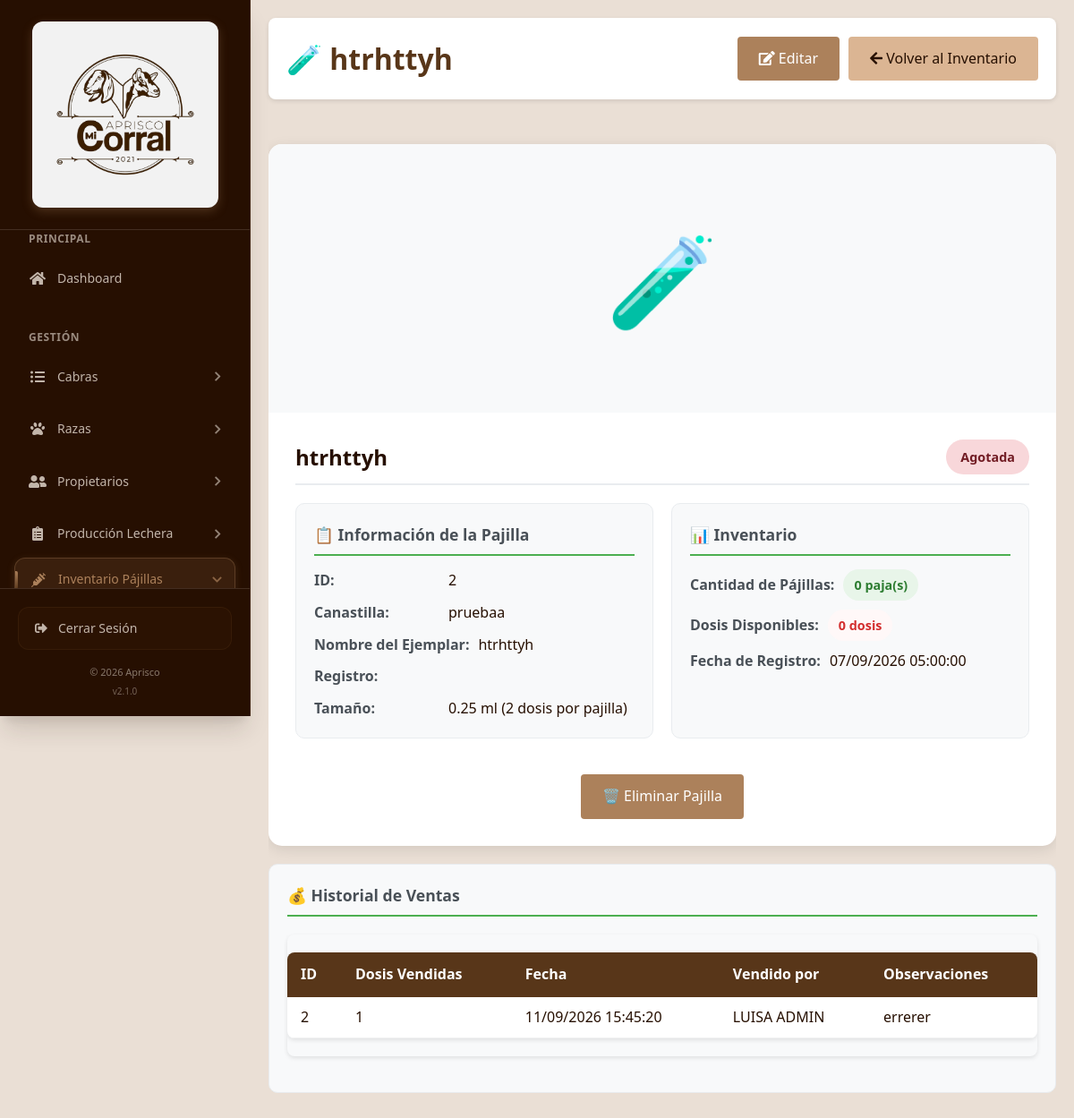
The page /pajillas/2 (signed in) on the database its author committed.
### tables this page shows
CREATE TABLE `pajillas` (
  `id_pajilla` int UNSIGNED NOT NULL,
  `id_canastilla` int UNSIGNED NOT NULL,
  `nombre_ejemplar` varchar(255) NOT NULL,
  `registro_ejemplar` varchar(100) DEFAULT NULL,
  `foto` varchar(255) DEFAULT NULL,
  `tamano` enum('0.50 ml','0.25 ml') NOT NULL DEFAULT '0.50 ml',
  `cantidad` int UNSIGNED DEFAULT '0',
  `dosis_disponibles` int UNSIGNED DEFAULT '0',
  `observaciones` text,
  `fecha_registro` timestamp NULL DEFAULT CURRENT_TIMESTAMP
);

CREATE TABLE `canastillas` (
  `id_canastilla` int UNSIGNED NOT NULL,
  `nombre` varchar(150) NOT NULL,
  `descripcion` text,
  `fecha_registro` timestamp NULL DEFAULT CURRENT_TIMESTAMP
);

CREATE TABLE `ventas_pajillas` (
  `id_venta` int UNSIGNED NOT NULL,
  `id_pajilla` int UNSIGNED NOT NULL,
  `cantidad_dosis` int UNSIGNED NOT NULL,
  `fecha_venta` timestamp NULL DEFAULT CURRENT_TIMESTAMP,
  `registrado_por` int DEFAULT NULL,
  `observaciones` text
);

CREATE TABLE `usuarios` (
  `id` int NOT NULL,
  `nombre` varchar(100) NOT NULL,
  `email` varchar(150) NOT NULL,
  `password` varchar(255) NOT NULL,
  `telefono` varchar(20) DEFAULT NULL,
  `fecha_registro` timestamp NOT NULL DEFAULT CURRENT_TIMESTAMP,
  `fecha_ultimo_acceso` timestamp NULL DEFAULT NULL,
  `activo` tinyint(1) DEFAULT '1'
);

### config/database.php (called while the page is built)
<?php
class Database
{
    private $host = 'localhost';
    private $db_name = 'apriscom_aprisco';
    private $username = 'root';
    private $password = '';
    private $conn = null;
    public function getConnection()
    {
        if ($this->conn === null) {
            try {
                $this->conn = new PDO(
                    "mysql:host=" . $this->host . ";dbname=" . $this->db_name . ";charset=utf8mb4",
                    $this->username,
                    $this->password,
                    [
                        PDO::ATTR_ERRMODE => PDO::ERRMODE_EXCEPTION,
                        PDO::ATTR_DEFAULT_FETCH_MODE => PDO::FETCH_ASSOC,
                        PDO::ATTR_EMULATE_PREPARES => false
                    ]
                );
            } catch (PDOException $e) {
                error_log("Error de conexión: " . $e->getMessage());
                throw new Exception("Error de conexión a la base de datos");
            }
        }
        return $this->conn;
    }
}

### src/models/Pajilla.php (called while the page is built, shortened)
<?php
class Pajilla {
    private $db;
    public function __construct($db) {
        $this->db = $db;
    }
    public function getById($id) {
        try {
            $sql = "SELECT p.*, c.nombre AS canastilla_nombre
                    FROM pajillas p
                    LEFT JOIN canastillas c ON p.id_canastilla = c.id_canastilla
                    WHERE p.id_pajilla = :id";
            $stmt = $this->db->prepare($sql);
            $stmt->bindParam(':id', $id, PDO::PARAM_INT);
            $stmt->execute();
            return $stmt->fetch(PDO::FETCH_ASSOC);
        } catch (PDOException $e) {
            error_log("Error getting Pajilla by ID: " . $e->getMessage());
            return false;
        }
    }
    public function getVentas($id_pajilla) {
        try {
            $sql = "SELECT v.*, u.nombre AS nombre_usuario
                    FROM ventas_pajillas v
                    LEFT JOIN usuarios u ON v.registrado_por = u.id
                    WHERE v.id_pajilla = :id
                    ORDER BY v.fecha_venta DESC";
            $stmt = $this->db->prepare($sql);
            $stmt->bindParam(':id', $id_pajilla, PDO::PARAM_INT);
            $stmt->execute();
            return $stmt->fetchAll(PDO::FETCH_ASSOC);
        } catch (PDOException $e) {
            error_log("Error getting Ventas: " . $e->getMessage());
            return [];
        }
    }
}

### includes/functions.php (called while the page is built, shortened)
<?php
function e($string) {
    return htmlspecialchars($string, ENT_QUOTES, 'UTF-8');
}

### src/views/pajillas/show.php (the view, shortened to what this page needs)
<?php
$pajilla = $pajilla ?? [];
$ventas = $ventas ?? [];
?>
<!DOCTYPE html>
<html lang="es">
<head>
    <link rel="stylesheet" href="<?php echo BASE_URL; ?>/assets/css/style.css">
    <link rel="stylesheet" href="https://cdnjs.cloudflare.com/ajax/libs/font-awesome/5.15.3/css/all.min.css">
</head>
<body>
    <?php include __DIR__ . '/../../../includes/sidebar.php'; ?>
    <div class="container">
        <header class="dashboard-header">
            <h1>🧪 <?php echo e($pajilla['nombre_ejemplar'] ?? 'Pajilla'); ?></h1>
            <div style="display: flex; gap: 10px;">
                <a href="<?php echo BASE_URL; ?>/pajillas/<?php echo $pajilla['id_pajilla'] ?? 0; ?>/edit" class="btn btn-warning">
                    <i class="fas fa-edit"></i> Editar
                </a>
                <a href="<?php echo BASE_URL; ?>/pajillas" class="btn btn-secondary">
                    <i class="fas fa-arrow-left"></i> Volver al Inventario
                </a>
            </div>
        </header>
        <main class="main-content">
            <div class="cabra-detail-container">
                <div class="cabra-detail-card">
                    <div class="cabra-photo-section">
                        <?php if (!empty($pajilla['foto'])): ?>
                            <img src="<?php echo BASE_URL; ?>/uploads/<?php echo e($pajilla['foto']); ?>"
                                alt="<?php echo e($pajilla['nombre_ejemplar']); ?>" class="cabra-detail-image">
                        <?php else: ?>
                            <div class="no-photo-large">🧪</div>
                        <?php endif; ?>
                    </div>
                    <div class="cabra-info-section">
                        <div class="info-header">
                            <h2><?php echo e($pajilla['nombre_ejemplar'] ?? 'Pajilla'); ?></h2>
                            <?php if (($pajilla['dosis_disponibles'] ?? 0) > 0): ?>
                                <span class="status-badge-large activa">En stock</span>
                            <?php else: ?>
                                <span class="status-badge-large inactiva">Agotada</span>
                            <?php endif; ?>
                        </div>
                        <div class="info-grid">
                            <div class="info-group">
                                <h3>📋 Información de la Pajilla</h3>
                                <div class="info-items">
                                    <div class="info-item">
                                        <strong>ID:</strong>
                                        <span><?php echo e($pajilla['id_pajilla'] ?? '-'); ?></span>
                                    </div>
                                    <div class="info-item">
                                        <strong>Canastilla:</strong>
                                        <span><?php echo e($pajilla['canastilla_nombre'] ?? 'Sin canastilla'); ?></span>
                                    </div>
                                    <div class="info-item">
                                        <strong>Nombre del Ejemplar:</strong>
                                        <span><?php echo e($pajilla['nombre_ejemplar'] ?? 'Sin nombre'); ?></span>
                                    </div>
                                    <div class="info-item">
                                        <strong>Registro:</strong>
                                    </div>
                                    <div class="info-item">
                                        <strong>Tamaño:</strong>
                                        <span><?php echo e($pajilla['tamano'] ?? '-'); ?>
                                            <?php echo ($pajilla['tamano'] ?? '') === '0.25 ml'
                                                ? '(2 dosis por pajilla)'
                                                : '(1 dosis por pajilla)'; ?>
                                        </span>
                                    </div>
                                </div>
                            </div>
                            <div class="info-group">
                                <h3>📊 Inventario</h3>
                                <div class="info-items">
                                    <div class="info-item">
                                        <strong>Cantidad de Pájillas:</strong>
                                        <span class="sex-badge-large <?php echo (($pajilla['cantidad'] ?? 0) > 0) ? 'macho' : 'hembra'; ?>">
                                            <?php echo e($pajilla['cantidad'] ?? 0); ?> paja(s)
                                        </span>
                                    </div>
                                    <div class="info-item">
                                        <strong>Dosis Disponibles:</strong>
                                        <span class="sex-badge-large <?php echo (($pajilla['dosis_disponibles'] ?? 0) > 0) ? 'hembra' : 'macho'; ?>">
                                            <?php echo e($pajilla['dosis_disponibles'] ?? 0); ?> dosis
                                        </span>
                                    </div>
                                    <div class="info-item">
                                        <strong>Fecha de Registro:</strong>
                                        <span><?php echo !empty($pajilla['fecha_registro']) ? date('d/m/Y H:i:s', strtotime($pajilla['fecha_registro'])) : '-'; ?></span>
                                    </div>
                                </div>
                            </div>
                        </div>
                        <div class="detail-actions">
                            <form method="POST" action="<?php echo BASE_URL; ?>/pajillas/<?php echo $pajilla['id_pajilla'] ?? 0; ?>/delete" style="display:inline-block;" onsubmit="return confirm('¿Estás seguro de eliminar esta pajilla? Esta acción no se puede deshacer.')">
                                <button type="submit" class="btn btn-danger">🗑️ Eliminar Pajilla</button>
                            </form>
                        </div>
                    </div>
                </div>
            </div>
            <?php if (!empty($ventas)): ?>
                <div class="info-group">
                    <h3>💰 Historial de Ventas</h3>
                    <div class="table-responsive">
                        <table class="cabras-table">
                            <thead>
                                <tr>
                                    <th>ID</th>
                                    <th>Dosis Vendidas</th>
                                    <th>Fecha</th>
                                    <th>Vendido por</th>
                                    <th>Observaciones</th>
                                </tr>
                            </thead>
                            <tbody>
                                <?php foreach ($ventas as $venta): ?>
                                    <tr>
                                        <td><?php echo e($venta['id_venta']); ?></td>
                                        <td><?php echo e($venta['cantidad_dosis']); ?></td>
                                        <td><?php echo date('d/m/Y H:i:s', strtotime($venta['fecha_venta'])); ?></td>
                                        <td><?php echo e($venta['nombre_usuario'] ?: '-'); ?></td>
                                        <td><?php echo e($venta['observaciones'] ?: '-'); ?></td>
                                    </tr>
                                <?php endforeach; ?>
                            </tbody>
                        </table>
                    </div>
                </div>
            <?php endif; ?>
        </main>
    </div>
</body>
</html>

### assets/css/style.css (style rules this page uses)
:root { --dark: #260f01; --brown: #583619; --tan: #ac815b; --beige: #dbb593; --cream: #eadfd5; --light: #f2f2f2; --black: #000000; --white: #ffffff; --gray: #666666; --light-gray: #999999; }
* { margin: 0; padding: 0; box-sizing: border-box; }
html { overflow-x: hidden; }
body { min-width: 320px; overflow-x: hidden; }
input, select, textarea, button { max-width: 100%; font: inherit; }
.container, .main-content, .dashboard-content, .dashboard-header, .form-container, .cabra-detail-container { width: 100%; min-width: 0; }
.sidebar ~ .container, .sidebar ~ .main-content { width: calc(100% - 280px); margin-left: 280px; }
.main-content { min-width: 0; overflow-x: auto; }
.dashboard-header > *, .actions-bar > *, .info-header > * { min-width: 0; }
.dashboard-header .detail-actions, .dashboard-header .form-actions, .actions-bar, .detail-actions, .cabra-actions { flex-wrap: wrap; }
.detail-actions .btn, .form-actions .btn, .cabra-actions .btn { max-width: 100%; }
.table-responsive, .production-table-wrap, .goat-table-wrap { max-width: 100%; overflow-x: auto; -webkit-overflow-scrolling: touch; }
table { max-width: 100%; }
body { font-family: "Segoe UI", Tahoma, Geneva, Verdana, sans-serif; line-height: 1.6; color: var(--dark); background-color: var(--cream); }
.container { max-width: 1200px; margin: 0 auto; padding: 20px; }
.btn { display: inline-block; padding: 12px 24px; background-color: var(--tan); color: var(--white); text-decoration: none; border: none; border-radius: 4px; cursor: pointer; font-size: 16px; transition: background-color 0.3s; }
.btn-secondary { background-color: var(--beige); color: var(--dark); }
.dashboard-header { display: flex; justify-content: space-between; align-items: center; background: var(--white); padding: 20px; border-radius: 8px; margin-bottom: 30px; box-shadow: 0 2px 5px rgba(0, 0, 0, 0.1); }
.dashboard-header h1 { color: var(--brown); margin: 0; overflow-wrap: anywhere; }
.cabras-table { width: 100%; border-collapse: collapse; margin: 20px 0; background: var(--white); border-radius: 8px; overflow: hidden; box-shadow: 0 2px 5px rgba(0, 0, 0, 0.1); }
.cabras-table thead th { background: var(--brown); color: var(--white); padding: 12px 15px; text-align: left; font-weight: 600; }
.cabras-table tbody td { padding: 10px 15px; border-bottom: 1px solid var(--light); }
.cabra-detail-container { max-width: 1000px; margin: 20px auto; }
.cabra-detail-card { background: white; border-radius: 15px; box-shadow: 0 4px 15px rgba(0, 0, 0, 0.1); overflow: hidden; display: flex; flex-direction: column; }
.cabra-photo-section { background: #f8f9fa; display: flex; align-items: center; justify-content: center; min-height: 300px; }
.no-photo-large { font-size: 100px; color: #ddd; }
.cabra-info-section { padding: 30px; }
.info-header { display: flex; justify-content: space-between; align-items: center; margin-bottom: 20px; padding-bottom: 10px; border-bottom: 2px solid #e9ecef; }
.info-grid { display: grid; grid-template-columns: 1fr 1fr; gap: 20px; }
.info-group { border: 1px solid #e9ecef; border-radius: 10px; padding: 20px; background: #f8f9fa; margin-bottom: 20px; }
.info-group h3 { margin: 0 0 15px 0; color: #495057; font-size: 1.1em; border-bottom: 2px solid #4caf50; padding-bottom: 8px; }
.info-items { display: flex; flex-direction: column; gap: 10px; }
.info-item { display: flex; align-items: center; gap: 10px; }
.info-item strong { min-width: 140px; color: #495057; }
.status-badge-large { padding: 8px 16px; border-radius: 25px; font-weight: bold; font-size: 0.9em; }
.status-badge-large.inactiva { background: #f8d7da; color: #721c24; }
.sex-badge-large { padding: 6px 12px; border-radius: 20px; font-weight: bold; font-size: 0.9em; }
.sex-badge-large.macho { background: #fff8f8; color: #d32f2f; }
.sex-badge-large.hembra { background: #e8f5e9; color: #2e7d32; }
.detail-actions { margin-top: 20px; display: flex; gap: 10px; justify-content: center; }
.detail-actions .btn { width: auto; }

### includes/sidebar.php (style rules this page uses)
:root { --dark: #260F01; --brown: #583619; --tan: #AC815B; --beige: #DBB593; --cream: #EADFD5; --light: #F2F2F2; --black: #000000; --white: #FFFFFF; --gray: #666666; --light-gray: #999999; }

### rows shown on the page
pajillas: nombre_ejemplar "htrhttyh", id_pajilla "2", id_canastilla.nombre "pruebaa", tamano "0.25 ml", cantidad "0", dosis_disponibles "0", fecha_registro "07/09/2026 05:00:00"
ventas_pajillas: id_venta "2", cantidad_dosis "1", fecha_venta "11/09/2026 15:45:20", registrado_por.nombre "LUISA ADMIN", observaciones "errerer"

### other values the page prints
SITE_NAME "Aprisco"
